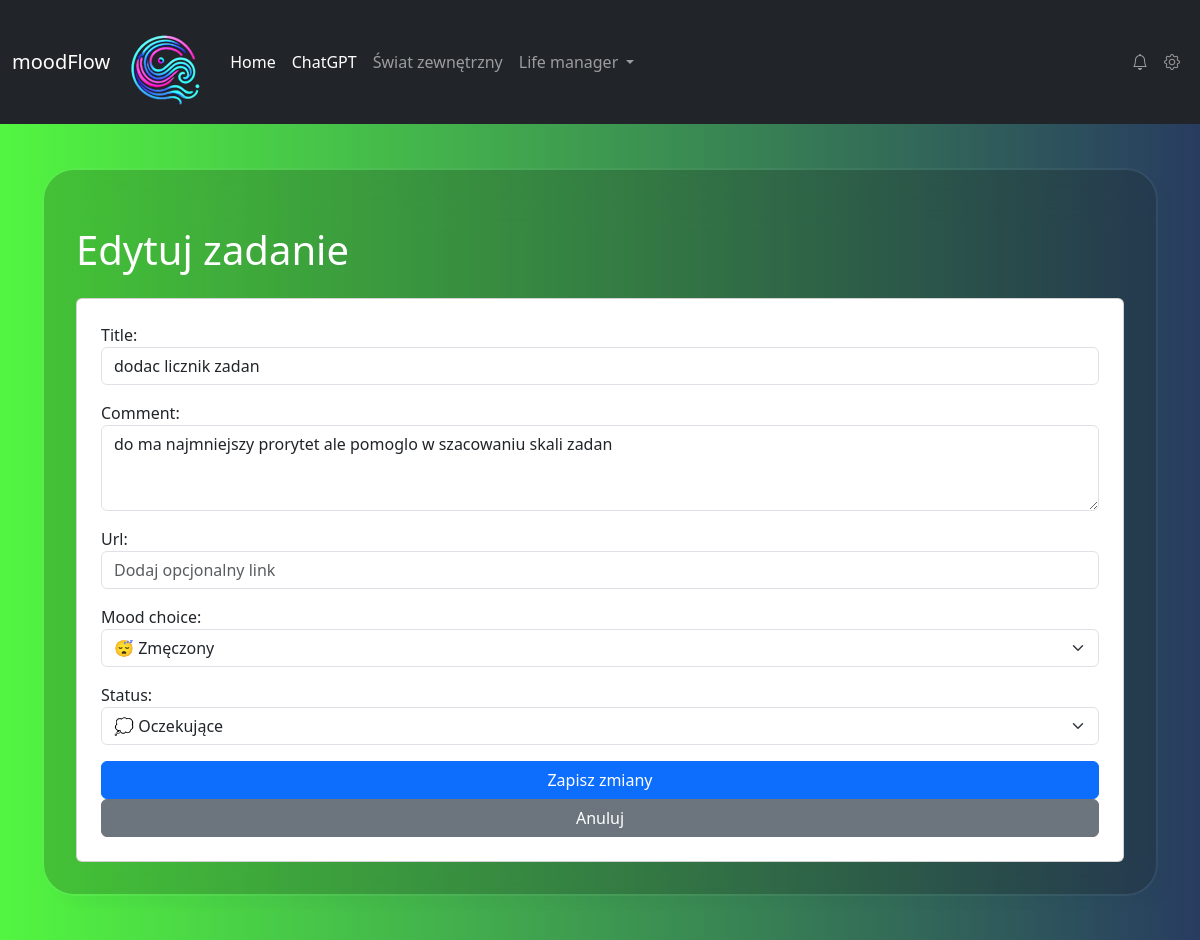
The app's page /edit/32/, older data.
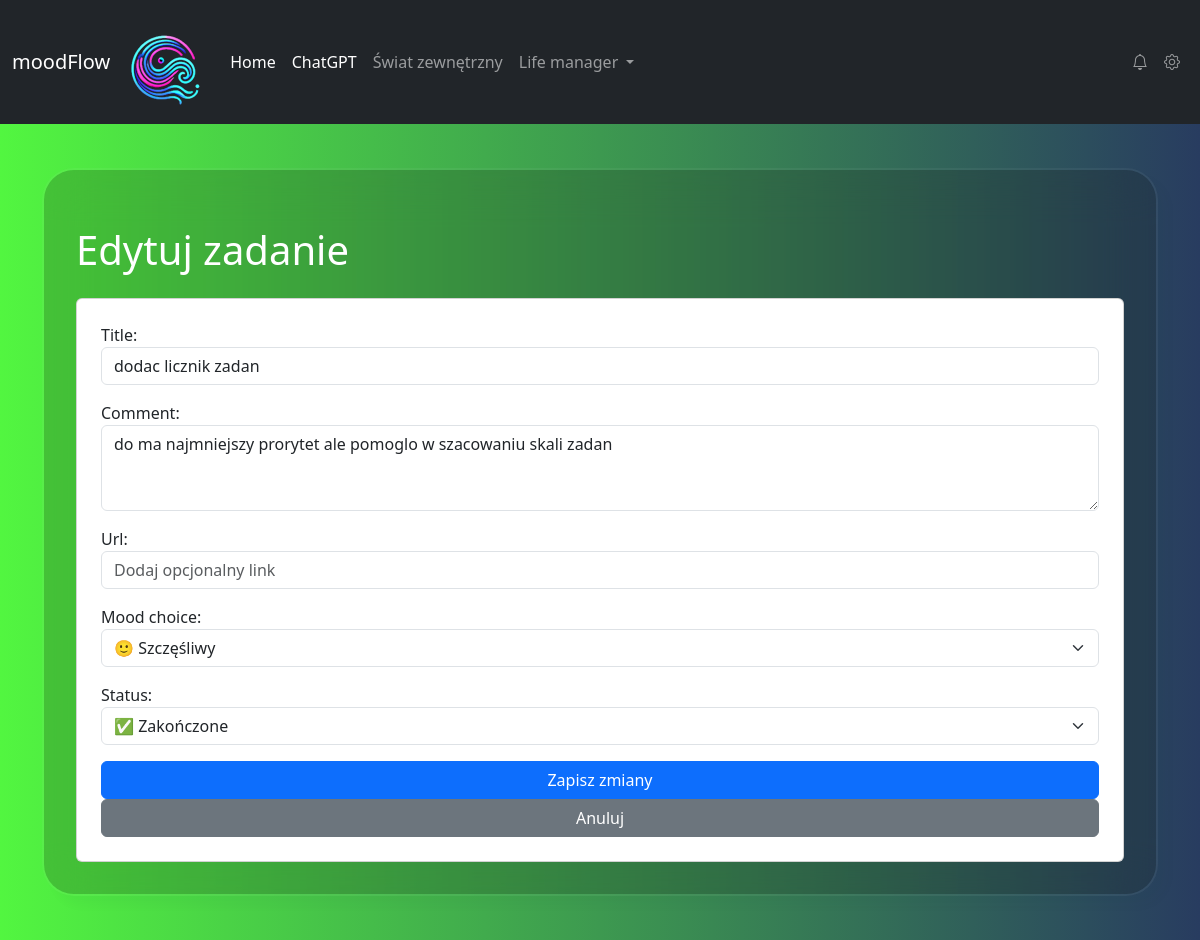
The same page, newer data.
### myapp/models.py (models this page shows, shortened)
class Task(models.Model):
    title = models.CharField(max_length=255)
    comment = models.TextField(blank=True, null=True)
    url = models.URLField(null=True, blank=True)
    mood_choice = models.CharField(choices=MOOD_CHOICES, max_length=20, default="neutral")
    status = models.CharField(choices=IDEA_STATUS, max_length=30, default="pending")
    created_at = models.DateTimeField(auto_now_add=True)
    updated_at = models.DateTimeField(null=True, blank=True)

### myapp/views.py (the view)
# urls.py: path('edit/<int:task_id>/', edit_task, name='edit_task'),  # Edycja zadania
def edit_task(request, task_id):
    task = get_object_or_404(Task, id=task_id)
    if request.method == "POST":
        form = TaskForm(request.POST, instance=task)
        if form.is_valid():
            task = form.save(commit=False)
            task.updated_at = timezone.now()
            task.save()
            return redirect("todo_list")
    else:
        form = TaskForm(instance=task)
    return render(request, "myapp/edit_task.html", {"form": form, "task": task})

### myapp/forms.py
class TaskForm(forms.ModelForm):
    class Meta:
        model = Task
        fields = ["title", "comment", "url", "mood_choice", "status"]  # fields inside form
        widgets = {
            "title": forms.TextInput(attrs={"class": "form-control", "placeholder": "Wpisz tytuł zadania"}),
            "comment": forms.Textarea(attrs={"class": "form-control", "rows": 3, "placeholder": "Dodatkowe uwagi"}),
            "url": forms.URLInput(attrs={"class": "form-control", "placeholder": "Dodaj opcjonalny link"}),
            "mood_choice": forms.Select(attrs={"class": "form-select"}),
            "status": forms.Select(attrs={"class": "form-select"}),
        }

### myapp/templates/myapp/edit_task.html (shortened to what this page needs)
{% extends 'base.html' %}
{% block content %}
    <h1 class="my-4">Edytuj zadanie</h1>
    <form method="POST" class="card p-4">
        {{ form.as_p }}
        <button type="submit" class="btn btn-primary">Zapisz zmiany</button>
        <a href="{% url 'todo_list' %}" class="btn btn-secondary">Anuluj</a>
    </form>
{% endblock %}

Row changes from the older to the newer data that the page shows:
changed Task "dodac licznik zadan": mood_choice "😴 Zmęczony" → "🙂 Szczęśliwy"; status "💭 Oczekujące" → "✅ Zakończone"
